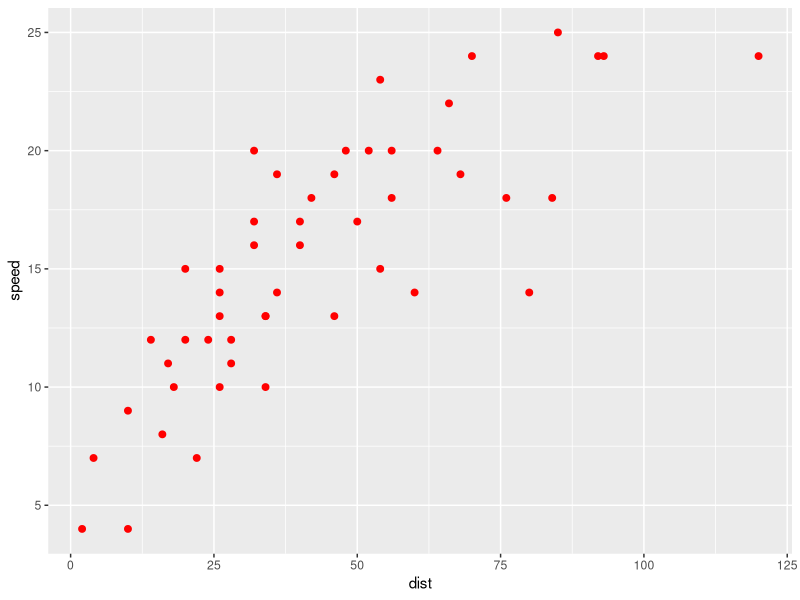
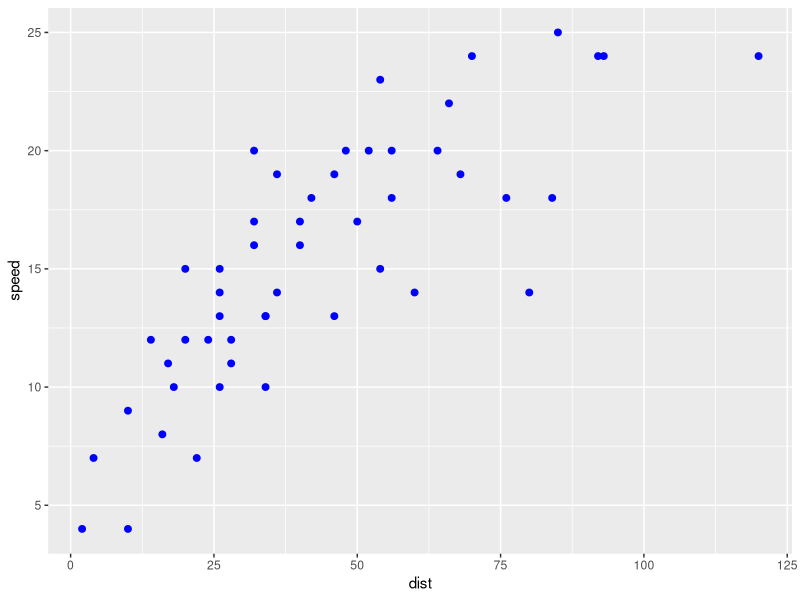
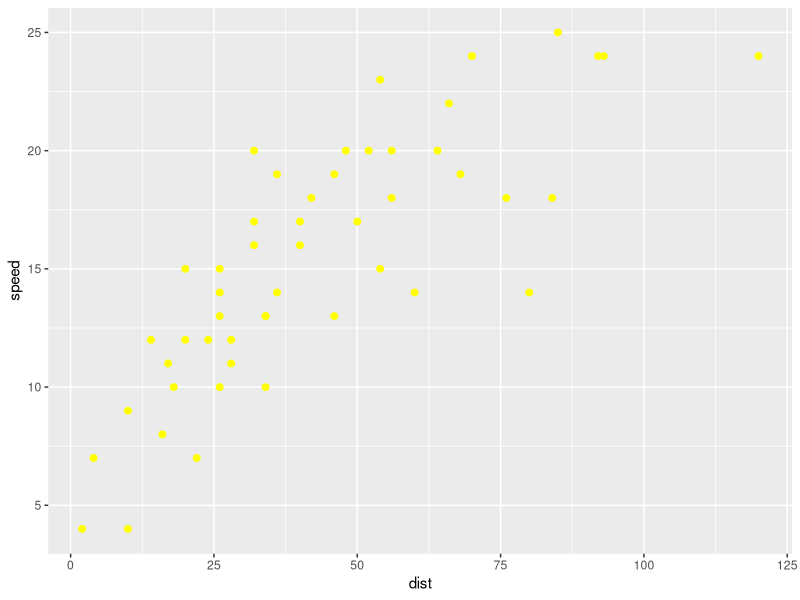

These figures' R source, in order:
## ---- chunk 1
library(tidyverse)
## ---- chunk 2
ftps <- 1.467 * cars$speed # convert to ft per second
seconds_to_stop <- cars$dist / ftps 
summary(seconds_to_stop)
## ---- chunk 3
knitr::opts_current$get("label")
cat("This has chunk label 'unnamed-chunk-1'")
## ---- chunk 4
knitr::opts_current$get("label")
cat("This has chunk label [[TODO]]")
## ---- chunk 5
ggplot(cars, aes(dist, speed)) + 
  geom_point(color = "red", size = 2)
## ---- chunk 6
ggplot(cars, aes(dist, speed)) + 
  geom_point(color = "blue", size = 2)
## ---- chunk 7
ggplot(cars, aes(dist, speed)) + 
  geom_point(color = "yellow", size = 2)
